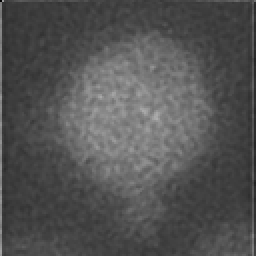
#> input picture data/image4045.tif, 128 x 128 px (shown 2 times larger)
$ jupyter execute --allow-errors introduction_students.ipynb
#> lines starting #> are read from the running program, lines starting #| are printed output that depends on the picture
# Python tutorial

## Agenda / Schedule
### Monday
- 10 - 13: Python basics
- 13 - 14: Lunch break
- 14 - 17: Image processing

### Tuesday:
- 10 - 13: Deep learning
- 13 - 14: Lunch break
- 14 - 17: Deep learning

### Wednesday
- 10 - 13: Version control (Git)

# General info
- A script with all solutions will be provided after class
- It's still encouraged to follow along and fill in the gaps in the code as you might need parts later for the exercises

# Preface

- Move to the course folder using the terminal
- Enter the following commands

```
git pull
conda activate py36
jupyter notebook
```

# Introduction

Source: https://xkcd.com/353/

**Why python**
- Free, open source, cross platform
- general-purpose language
- Large and active developer community
- Very flexible (modules), wide variety of features
- interpreted language

## Ecosystem for scientific computing

Source: http://danielrothenberg.com/gcpy/python.html

## How to run/use python

- run a script
    - ```python myscript.py```
- interactively
    - ```jupyter notebook```
    - ```ipython```

# Python basics
## Example python program

[cell 1]
# This is a single line comment

"""
This is a multi-line comment
Python program to add two numbers
"""

# define variables
num1 = 3
num2 = 25.2

# execute computation
result = num1 + num2

# print results
print(result)

# print result in a sentence
print('The sum is ', result)

# check if result is greater than 100
print('the sum is greater than 100:', result > 100)

## Primary variable types
| Datatype   |  Example           |
|------------|--------------------|
| integer    | 1,2,3,4,5          |
| floats     | 1.234, 2.643, 6.4  |
| characters | 'h', 'w'           |
| strings    | 'hello world'      |
| logical / boolean    | False, True |

[cell 2]
# Check data type using type() command
type(num1)

[cell 3]
# Why data types are important to keep in mind
# Operation depends on data type
a = 3
b = 4
print(a+b)

[cell 4]
a = 'Hello '
b = 'world!'
print(a+b)

## Operators

|              | Operation                            |
| -            | -                                    |
| a + b        | Addition                             |
| a - b        | Subtraction                          |
| a * b        | Multiplication                       |
| a / b        | Division                             |
| a ** b       | Exponent                             |
| a % b        | Modulus                              |
| or, and, not | logical operators                    |
| is, is not   | identity operators                   |
| in, not in   | membership operators                 |

|              | Cool(er) operations                            |
| -            | -                                    |
| a += b       | Increment addition (a = a + b)       |
| a *= b       | Increment multiplication (a = a * b) |

[cell 5]
# example modulo
7 % 3

[cell 6]
a = 3
b = 15

# example and, or, not
## and: True if both statements are true

[cell 7]
## or: True if one of the statements is true

[cell 8]
## not: reverse the results

[cell 9]
# example is, is not

[cell 10]
# example in, not in

\begin{exercise}
Do some simple math
\end{exercise}

[cell 11]
# define variables


# find out datatype


# compute operation


# print results

## Definition of a List

[cell 12]
# Defintion of a list
list_a = [1,2,3,4,5]

[cell 13]
# type of list
type(list_a)

[cell 14]
# type of element of list
type(list_a[2])

[cell 15]
len(list_a)

[cell 16]
list_b = [1, 2.34, 'Hello']
print(list_b)

## Indexing & slicing

[cell 17]
a = 'Python'
print(a)

[cell 18]
# get first element of the list

[cell 19]
# get a slice of a list [startindex : endindex]
print(a[1:3])

[cell 20]
# skipping [startindex : endindex : stepsize]
print(a[0:5:2])

[cell 21]
# shorthand
print(a[:5:])

[cell 22]
# reverse direction
print(a[::-1])

## Loops and conditionals

### for-loops
With the for loop we can execute a set of statements, once for each item in a list.

[cell 23]
# define list
a = [12,34,63,14,42]

# for every element in list "a", print each element (create for-loop)
for i in range(0, 5):
    print(a[i])

[cell 24]
# for every element in list "a", print each element (create for-loop)
for element in a:
    # print element
    print(element)
    # compute stuff
    print('+ 2 = ', element + 2)

[cell 25]
# define list
fruits = ["apple", "banana", "cherry"]

# for every element in list "fruits", print each element (create for-loop)
for element in fruits:
    print(element)

[cell 26]
for i in range(0, len(a)):
    print(a[i])

[cell 27]
# [4 lines of commented-out code are left out]

[cell 28]
for element in "banana":
    print(element)

\begin{exercise}
Calculate all $2^x$ for $x$ in the interval from 1 to 8 using a for-loop
\end{exercise}

### if condition

[cell 29]
# define variable
windspeed = 15.4

# execute if-condition
if windspeed > 10:
    print('its windy!')

#### ... with else

[cell 30]
# else
windspeed = 2.4
if windspeed > 10:
    print('its windy!')
else:
    print('not so windy..')

#### ... and elif

[cell 31]
# elif
windspeed = 0.4
if windspeed > 10:
    print('its windy!')
elif windspeed < 1:
    print('its calm')
else:
    print('not so windy..')

### while loop
With the while loop we can execute a set of statements as long as a condition is true.

[cell 32]
a = [12,34,63,14,42]
i = 0


while a[i] < 50:
    print(a[i])
    i = i + 1

\begin{exercise}
Calculate all $2^x$ for $x$ in the interval from 1 to 8 using a while-loop
\end{exercise}

#### break statement

[cell 33]
i = 0


while i < 8:
    i = i + 1
    if i == 4:
        break
    print(2 ** i)

#### continue statement

[cell 34]
i = 0


while i < 8:
    i = i + 1
    if i == 4:
        continue
    print(2 ** i)

#### else statement

[cell 35]
i = 0
while i < 8 :
    i = i + 1
    if i == 4:
        continue
    print(2 ** i)
else:
    print("i is no longer less than", 9)

## Functions
make repeated tasks easier

[cell 36]
"""
This program calculated the area of a circle
"""

# Definition of a function
def findArea(radius):
    PI = 3.142
    area = PI * (radius * radius)
    return area

# call function
findArea(5)

[cell 37]
# list of radii
radius = [5,6,8,2,3,6]

for element in radius:
    area = findArea(element)
    print('The area of a circle with radius', element, 'is:', area)

\begin{exercise}
Write a function which
- an input value $a$

- add 15 to the input value
\end{exercise}

### Lambda functions

[cell 38]
addition = lambda a : a + 15

# call lambda function
print(addition(4))

# Basics of numpy

## Motivation for numpy

[cell 39]
a = [1,
     2,
     3,
     4,
     5,
     6]

b = [7,
     8,
     9,
     10,
     11,
     12]

[cell 40]
# Import numpy libary
# np is commonly used as an alias for numpy
import numpy as np

## Perform Operations on Arrays

Basic Mathematical Operations
NumPy provides almost all the basic math functions - exp, sin, cos, log, sqrt etc. The function is applied to each element of the array.

| Operator | Equivalent ufunc | Description |
|-|-|-|
| + | np.add | Addition (e.g., 1 + 1 = 2) |
| - | np.subtract | Subtraction (e.g., 3 - 2 = 1) |
| - | np.negative | Unary negation (e.g., -2) |
| * | np.multiply | Multiplication (e.g., 2 * 3 = 6) |
| / | np.divide | Division (e.g., 3 / 2 = 1.5) |
| // | np.floor_divide | Floor division (e.g., 3 // 2 = 1) |
| ** | np.power | Exponentiation (e.g., 2 ** 3 = 8) |
| % | np.mod | Modulus/remainder (e.g., 9 % 4 = 1) |

## Creating arrays
### 1-D array

[cell 41]
a = [1, 2, 3, 4, 5, 6]

[cell 42]
type(a)

[cell 43]
a = np.array(a)

[cell 44]
type(a)

[cell 45]
b = np.array([1, 8, 2, 1, 2, 3])

[cell 46]
print(a + b)
print(a - b)
print(a * b)
print(a / b)

### 2x2 array

[cell 47]
# Creating a 2-D array using two lists
array_2d = np.array([[2, 3, 4],
                     [5, 8, 7]])

print(array_2d)

[cell 48]
# Using operators on numpy arrays
array_2d + 2

[cell 49]
# show 2D visualization of 2D array
import matplotlib.pyplot as plt
plt.imshow(array_2d)
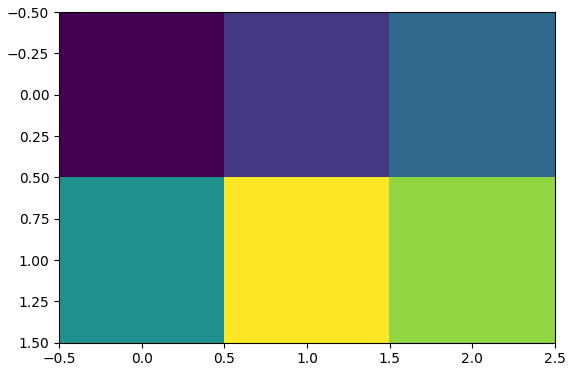
#> figure drawn by matplotlib, 1 panel

[cell 50]
# module to read and write images in various formats
from skimage import io

cell = io.imread('data/image4045.tif')
#> cell is the input picture: shape (128, 128); min 1, max 173, mean 82.9
plt.imshow(cell)

## Indexing of arrays

[cell 51]
a = [7,2,9,10]

[cell 52]
# get specific element

[cell 53]
array_2d = np.array([[5.2, 3.0, 4.5], [9.1, 0.1, 0.3]])
print(array_2d)

[cell 54]
# get specific element of 2D array

[cell 55]
# get a specific row

[cell 56]
# get a specific column

\begin{exercise}
Write a script to add a vector $v$ to each row of a given matrix $m$.
\end{exercise}

[cell 57]
# 1. Define 1D array
m = np.array([[1,2,3], [4,5,6], [7,8,9], [10, 11, 12]])
v = np.array([1, 1, 0])

[cell 58]
print(m)

[cell 59]
print(v)

[cell 60]
# Define for loop


# Print results

## Attributes of numpy arrays are:

- shape: Shape of array (n x m)
- dtype: data type (int, float etc.)
- ndim: Number of dimensions (or axes)

[cell 61]
print(type(m))

# print data type
print(m.dtype)

# print shape of the numpy array
print(m.shape)

# print dimension of the numpy array
print(m.ndim)

# print size of the numpy array
print(m.size)

## Datatypes

| Data type | Range             |
|---|---|
| uint8     | 0 to 2^8          |
| uint16    | 0 to 2^16        |
| uint32    | 0 to 2^32      |
| float     | -1 to 1 or 0 to 1 |
| int8      | -128 to 127       |
| int16     | -32768 to 32767   |
| bool | True , False|

### unsigned / signed:

- unsigned: +
- signed: + AND -

### int:

8: 2^8 = 256

### Enforcement of datatype

[cell 62]
a = np.array([1, 2, 3, 4])
print(a)
print(a.dtype)

[cell 63]
a[0] = 12.35

[cell 64]
# Convert datatype (typecasting)
a = a.astype(float)

[cell 65]
a[0] = 12.35
print(a)

print('Beware of enforcement of datatype!!!')

## Short detour to matplotlib
### Line plots

[cell 66]
from matplotlib import pyplot as plt

[cell 67]
# Import data from .csv file
from numpy import genfromtxt
#> (the rest of this cell did not finish here and is left out)

#> (a cell that did not finish here is left out)

#> (a cell that did not finish here is left out)

## Image I/O

[cell 70]
# module to read and write images in various formats
from skimage import io
from matplotlib import pyplot as plt

cell = io.imread('data/image4045.tif')

[cell 71]
type(cell)

[cell 72]
plt.imshow(cell)

[cell 73]
cell.shape
#> Out = (128, 128)

[cell 74]
fig, ax = plt.subplots()
ax = plt.imshow(cell)
ax = plt.gca()
ax.vlines([cell.shape[0]/2], 0, cell.shape[1], colors='red', label='line profile')
ax.legend()
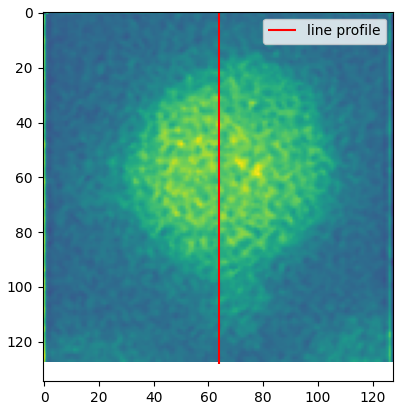
#> figure drawn by matplotlib, 1 panel

\begin{exercise}
Calculate the line profile as indicated by the read line
\end{exercise}

### Import 3D image

#> (a cell that did not finish here is left out)

#### Swap axes

#> (a cell that did not finish here is left out)

#> (a cell that did not finish here is left out)

### Plot averaged time-dependent intensity

[cell 78]
a = np.array([1,2,3,4,5,6,7,8,9,10])
#> a = [1, 2, 3, 4, 5, 6, 7, 8, 9, 10]
a.mean()
#> Out = 5.5

$ run again, with data/sudoku-original.jpg saved as data/image4045.tif
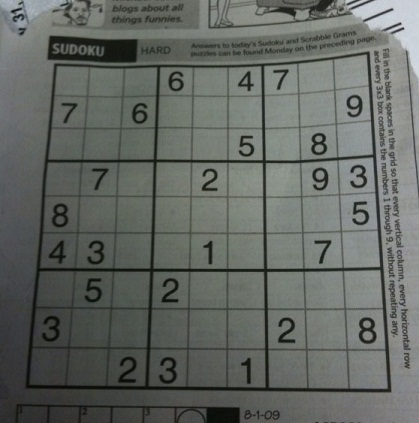
#> input picture data/sudoku-original.jpg, 419 x 423 px
#> cell is the input picture: shape (423, 419, 3); mean R, G, B 99.4, 103.6, 98.9
#| (419, 3, 423)
#> `plt.show()`:
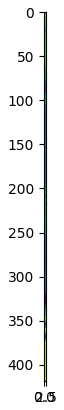
#> figure drawn by matplotlib, 1 panel
#> the loop `for t in range(0, duration):` made 423 passes
#> after the loop `for t in range(0, duration):`: meanValue = 424 values, max 129 at index 32, min 0 at index 0, mean 100.4
#> `[cell 79] # Initialize array meanValue = np.array([0])  duration = cel..`:
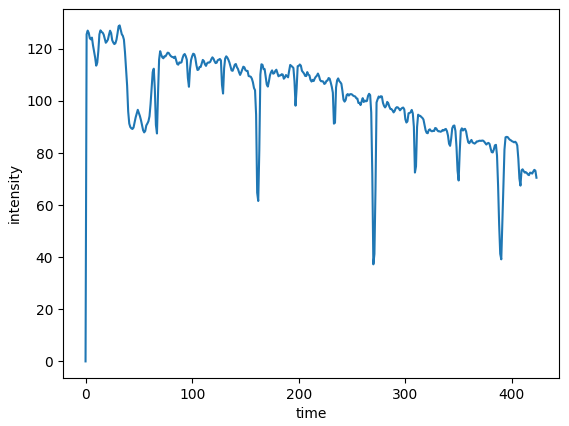
#> figure drawn by matplotlib, 1 panel; curve peaks at x = 32, y = 129
